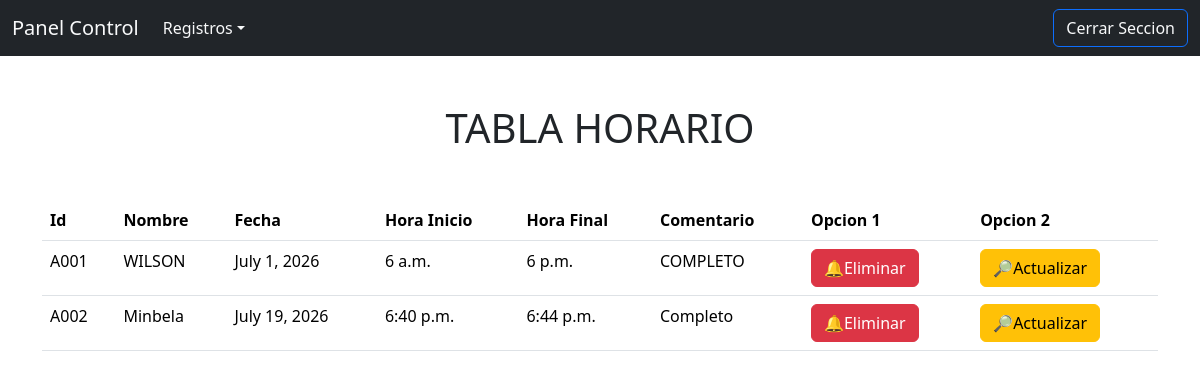
Screenshot of /enlace_tabla_horario/ with the database file from the repository.
### app/models.py (models this page shows, shortened)
class Tabla_Horario_Tecnico(models.Model):
    Id_tabla_horario = models.CharField(max_length=250)
    Nombre_tabla_horario = models.CharField(max_length=250)
    Fecha_inicio_horario = models.DateField()
    Hora_inicio_horario = models.TimeField()
    Hora_final_horario = models.TimeField()
    Comentario_horario = models.CharField(max_length=250)

### app/views.py (the view)
# urls.py: path('enlace_tabla_horario/' , views.enlace_tabla_horario),
def enlace_tabla_horario(request):
    tabla_horario = Tabla_Horario_Tecnico.objects.all()
    return render(request , 'tabla_horario.html' , {
        'tabla_horario' : tabla_horario
    })

### app/templates/tabla_horario.html
{% extends "menu_almacen.html" %}
{% block contenedor %}
<h1 class='text-center my-5'>TABLA HORARIO</h1>
<div class='container my-5'>
    <table class="table">
    <thead>
        <tr>
            <th scope="col">Id</th>
            <th scope="col">Nombre</th>
            <th scope="col">Fecha</th>
            <th scope="col">Hora Inicio</th>
            <th scope="col">Hora Final</th>
            <th scope="col">Comentario</th>
            <th scope="col">Opcion 1</th>
            <th scope="col">Opcion 2</th>
        </tr>
    </thead>
    <tbody>
        <tr>
            {% for x in tabla_horario %}
                    <td>{{ x.Id_tabla_horario }}</td>
                    <td>{{ x.Nombre_tabla_horario }}</td>
                    <td>{{ x.Fecha_inicio_horario }}</td>
                    <td>{{ x.Hora_inicio_horario }}</td>
                    <td>{{ x.Hora_final_horario }}</td>
                    <td>{{ x.Comentario_horario }}</td>
                    <td><a class='btn btn-danger' href='#'>🔔Eliminar</a></td>
                    <td><a class='btn btn-warning' href='#'>🔎Actualizar</a></td>
                </tr>
            {% endfor %}
    </tbody>
    </table>
</div>
{% endblock contenedor %}

### app/templates/menu_almacen.html (shortened to what this page needs)
<!doctype html>
<html lang="en">
  <head>
    <link href="https://cdn.jsdelivr.net/npm/bootstrap@5.3.8/dist/css/bootstrap.min.css" rel="stylesheet">
  </head>
  <body>
    <nav class="navbar navbar-expand-lg bg-dark">
    <div class="container-fluid">
        <a class="navbar-brand text-light" href="/enlace_panel_control_almacen/">Panel Control</a>
        <div class="collapse navbar-collapse" id="navbarSupportedContent">
        <ul class="navbar-nav me-auto mb-2 mb-lg-0">
            <li class="nav-item dropdown">
                <a class="nav-link dropdown-toggle text-light" href="#" role="button" data-bs-toggle="dropdown" aria-expanded="false">Registros</a>
            </li>
            </ul>
                <form class="d-flex" role="search">
                    <a class="btn btn-outline-primary text-light" type="submit" href="/">Cerrar Seccion</a>
                </form>
            </div>
        </div>
    </nav>
    {% block contenedor %}{% endblock contenedor %}
  </body>
</html>

### rows the page displays
Tabla_Horario_Tecnico: Id_tabla_horario "A001", Nombre_tabla_horario "WILSON", Fecha_inicio_horario "July 1, 2026", Hora_inicio_horario "6 a.m.", Hora_final_horario "6 p.m.", Comentario_horario "COMPLETO"
Tabla_Horario_Tecnico: Id_tabla_horario "A002", Nombre_tabla_horario "Minbela", Fecha_inicio_horario "July 19, 2026", Hora_inicio_horario "6:40 p.m.", Hora_final_horario "6:44 p.m.", Comentario_horario "Completo"
